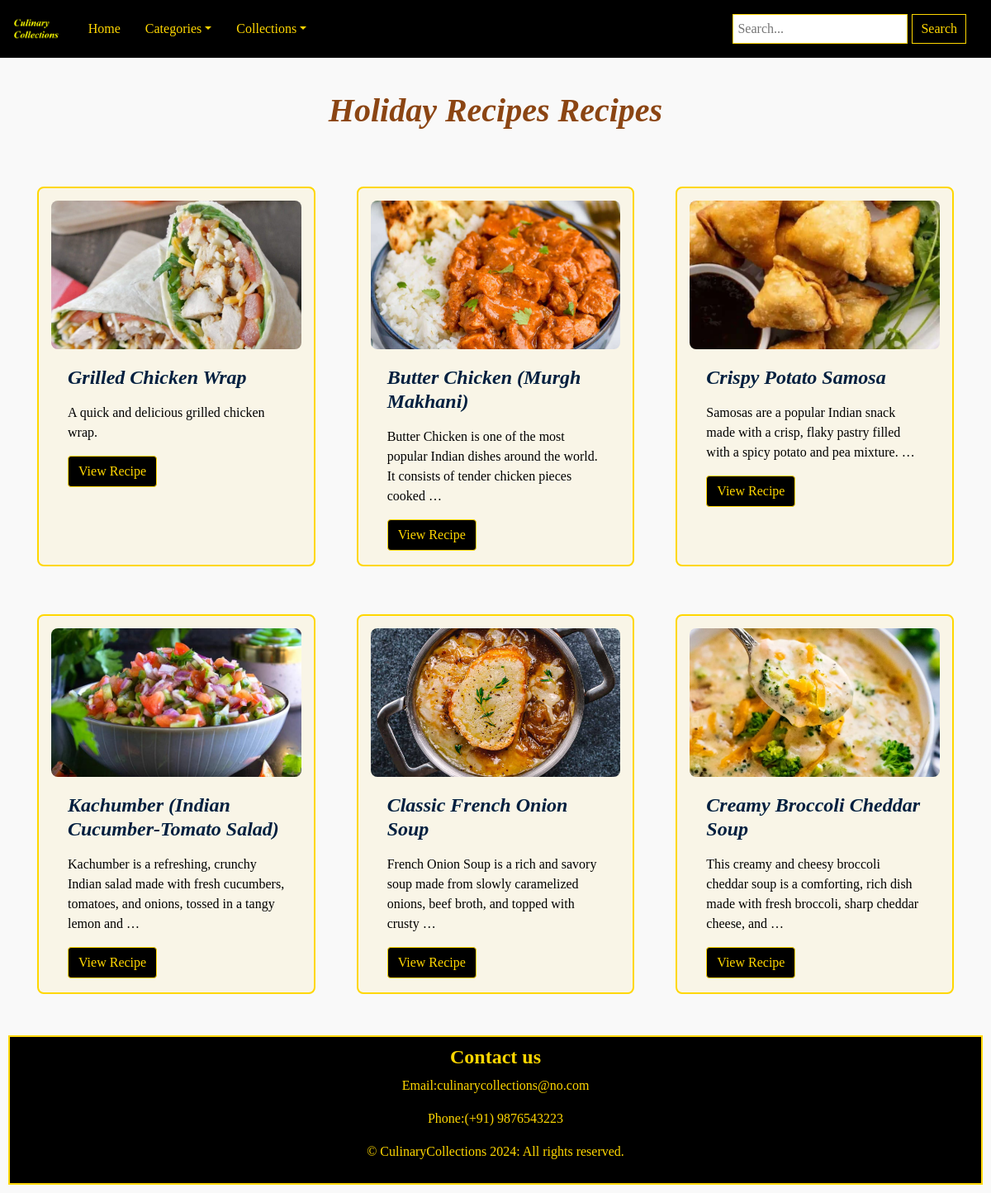
The app's page /collection/Holiday Recipes/ with its own data.
### recipes/models.py (models this page shows, shortened)
class Collection(models.Model):
    title = models.CharField(max_length=100)
    description = models.TextField(blank=True, null=True)

class Recipe(models.Model):
    TITLE_CHOICES = [
        ('veg', 'Vegetarian'),
        ('non_veg', 'Non-Vegetarian'),
        ('vegan', 'Vegan'),
    ]
    title = models.CharField(max_length=200)
    description = RichTextField()  # Enhanced text field for description
    ingredients = RichTextField()   # Enhanced text field for ingredients
    instructions = RichTextField()   # Enhanced text field for instructions
    prep_time = models.IntegerField()  # Time in minutes
    cook_time = models.IntegerField()  # Time in minutes
    servings = models.IntegerField()
    image = models.ImageField(upload_to='recipes/images/', null=True, blank=True)  # Recipe image
    category = models.ForeignKey(Category, on_delete=models.CASCADE)  # Link to Category
    collection = models.ManyToManyField(Collection, blank=True)  # Link to Collection (optional)
    recipe_type = models.CharField(max_length=10, choices=TITLE_CHOICES, default='veg')  # New field for recipe type

### recipes/views.py (the view)
# urls.py: path('collection/<str:collection_name>/', views.collection_recipes, name='collection_recipes'),  # Recipes by collection
def collection_recipes(request, collection_name):
    collection = get_object_or_404(Collection, title=collection_name)
    recipes = Recipe.objects.filter(collection=collection)
    return render(request, 'recipes/main/collection_recipes.html', {'collection': collection, 'recipes': recipes})

### templates/recipes/main/collection_recipes.html (shortened to what this page needs)
{% extends 'recipes/partials/base.html' %}
{% load static %}
{% block content %}
<div class="category-container">
    <h1>{{ collection.title }} Recipes</h1>
    <div class="row1">
        {% for recipe in recipes %}
        <div class="col-md-4">
            <div class="card mt-5 recipe-card">
                {% if recipe.image %}
                    <img src="{{ recipe.image.url }}" alt="{{ recipe.title }}" class="recipe-image">
                {% else %}
                    <img src="{% static 'recipes/images/placeholder.jpg' %}" alt="No image available" class="recipe-image">
                {% endif %}
                <div class="card-body">
                    <h4>{{ recipe.title }}</h4>
                    <p>{{ recipe.description|truncatewords:20|safe }}</p>
                    <a href="{% url 'recipe_detail' recipe.id %}" class="btn btn-primary">View Recipe</a>
                </div>
            </div>
        </div>
        {% endfor %}
    </div>
</div>
{% endblock %}

### static/recipes/css/style.css (style rules this page uses)
body { background-color: #f9f9f9; font-family: 'Times New Roman', Times, serif; overflow-x: hidden; }
.recipe-image { height: 200px; width: 200px; object-fit: cover; border-radius: 8px; }
.recipe-card { display: flex; flex-direction: column; justify-content: center; align-items: center; height: 400px; border: 2px solid gold; border-radius: 8px; padding: 15px; transition: transform 0.2s; }
.card-body h4 { color: #001f3f; font-weight: bolder; font-style: italic; }
.card-body p { color: black; }
.btn-primary { background-color: black; color: gold; border: 1px solid gold; }
.recipe-image { height: 150px; width: 150px; }
.category-container { padding: 20px; margin: 20px auto; max-width: 1200px; border-radius: 8px; }
.category-container h1 { text-align: center; margin-bottom: 20px; color: #8b4513; font-weight: bolder; font-style: italic; }
.recipe-card { display: flex; flex-direction: column; justify-content: space-between; align-items: center; border: 2px solid gold; border-radius: 8px; padding: 15px; margin: 10px; margin-bottom: 10px; transition: transform 0.2s; background-color: #f9f5e7; height: 460px; }
.recipe-image { height: 180px; width: 100%; object-fit: cover; border-radius: 8px; }
.row1 { display: flex; flex-wrap: wrap; justify-content: center; }

### records on screen
Collection: title "Holiday Recipes"
Recipe: image (picture), title "Grilled Chicken Wrap", description "A quick and delicious grilled chicken wrap."
Recipe: image (picture), title "Butter Chicken (Murgh Makhani)", description "Butter Chicken is one of the most popular Indian dishes around the world. It consists of tender chicken pieces cooked …"
Recipe: image (picture), title "Crispy Potato Samosa", description "Samosas are a popular Indian snack made with a crisp, flaky pastry filled with a spicy potato and pea mixture. …"
Recipe: image (picture), title "Kachumber (Indian Cucumber-Tomato Salad)", description "Kachumber is a refreshing, crunchy Indian salad made with fresh cucumbers, tomatoes, and onions, tossed in a tangy lemon and …"
Recipe: image (picture), title "Classic French Onion Soup", description "French Onion Soup is a rich and savory soup made from slowly caramelized onions, beef broth, and topped with crusty …"
Recipe: image (picture), title "Creamy Broccoli Cheddar Soup", description "This creamy and cheesy broccoli cheddar soup is a comforting, rich dish made with fresh broccoli, sharp cheddar cheese, and …"
